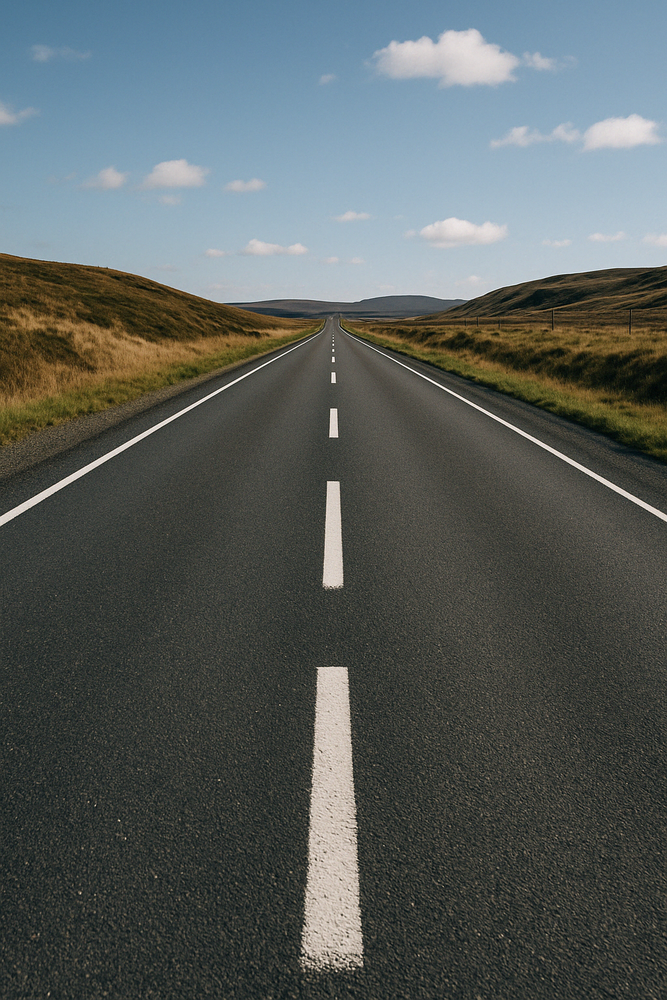
#> input picture img1.png, 667 x 1000 px, shrunk from 1024 x 1536 before the run, given in place of video1.mp4, which was not available
$ python line_detection2.py
#> lines starting #> are read from the running program, lines starting #| are printed output that depends on the picture; after the words box and inside, x2 and y2 are one past the last pixel; in counts of white or black regions, pixels touching at a corner belong together; pictures that were not available may be replaced by others from this repository, and a replacement may not be noted
import cv2
import numpy as np

video = cv2.VideoCapture("video1.mp4")

while True:
    ret, orig_frame = video.read()
#> orig_frame is the input picture: shape (1000, 667, 3); mean B, G, R 93.1, 94.6, 88.1

    if not ret:
        video = cv2.VideoCapture("video1.mp4")
        continue

    frame = cv2.GaussianBlur(orig_frame, (5,5), 0)
    hsv = cv2.cvtColor(frame, cv2.COLOR_BGR2HSV)
#> hsv: shape (1000, 667, 3); mean H, S, V 58.1, 48.8, 101.9

    lower_white = np.array([0, 0, 180])
    upper_white = np.array([180, 60, 255])
    mask = cv2.inRange(hsv, lower_white, upper_white)
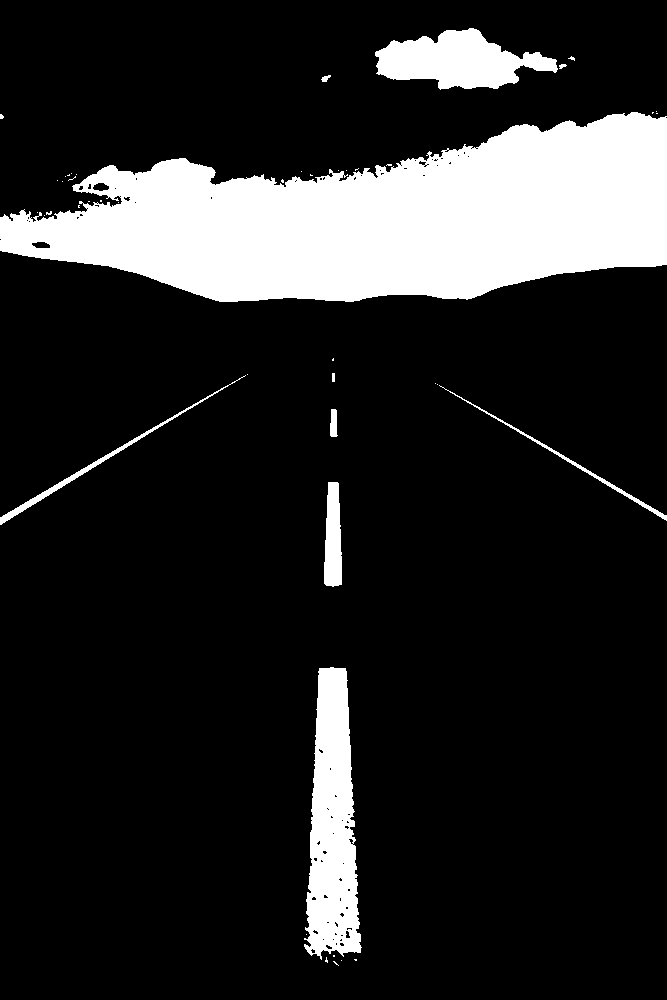
#> mask: shape (1000, 667); 15.4% white; 46 white regions (36 under 20 px), largest, box (x1, y1, x2, y2) and area: (0, 112, 667, 302) 80463, (304, 667, 362, 960) 11508, (375, 28, 558, 90) 6682

    edges = cv2.Canny(mask, 75, 150)
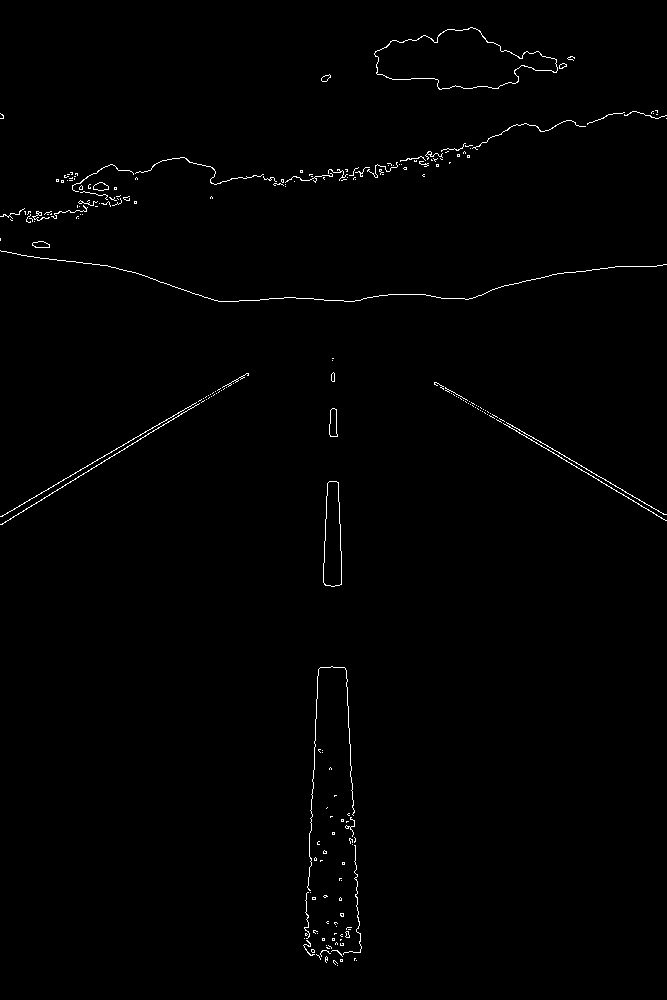
#> edges: shape (1000, 667); 0.77% white in thin lines or dots

    height, width = mask.shape
#> height = 1000; width = 667
    roi = np.array([[
        (0, height),
        (0, int(height * 0.6)),
        (width, int(height * 0.6)),
        (width, height)
    ]], dtype=np.int32)

    roi_mask = np.zeros_like(mask)
    cv2.fillPoly(roi_mask, roi, 255)
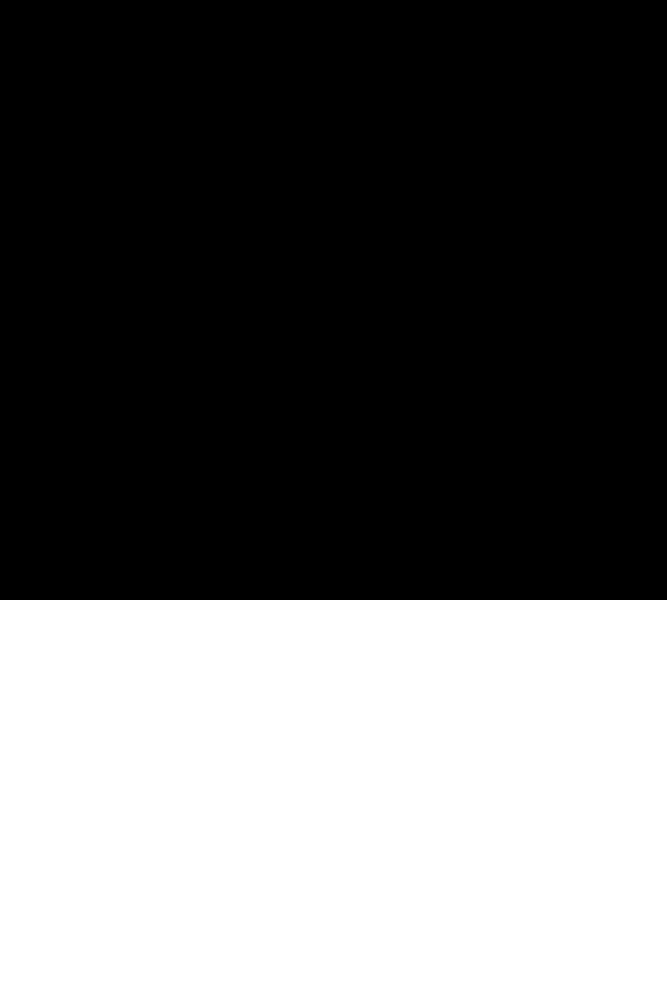
#> roi_mask: shape (1000, 667); 40% white; 1 white region, box (x1, y1, x2, y2) and area: (0, 600, 667, 1000) 266800
    roi_edges = cv2.bitwise_and(edges, roi_mask)
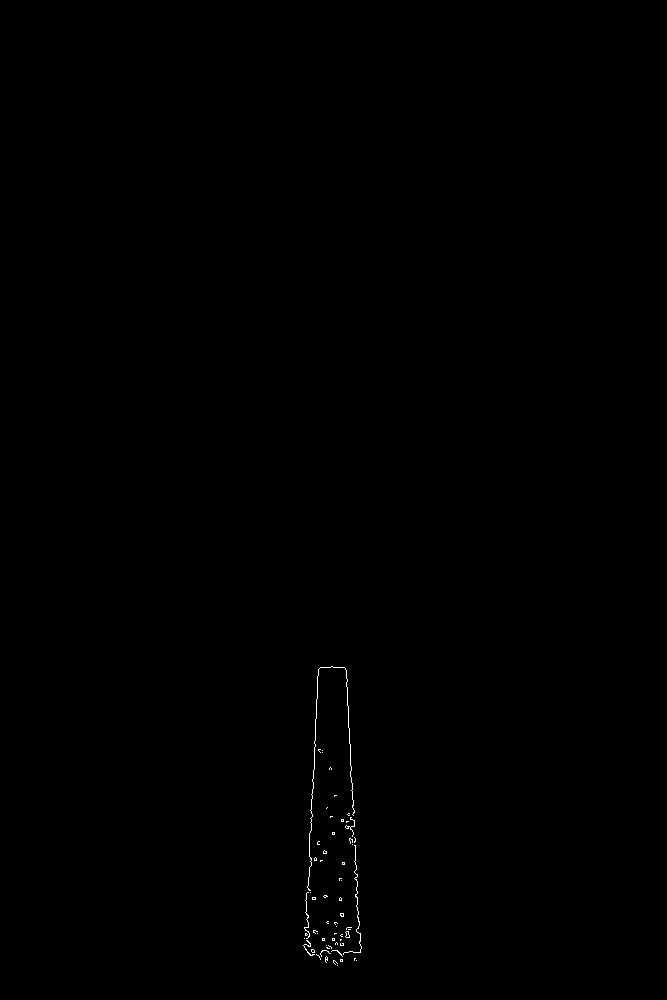
#> roi_edges: shape (1000, 667); 0.15% white in thin lines or dots, all inside (x1, y1, x2, y2) = (303, 666, 362, 966)

    lines = cv2.HoughLinesP(roi_edges, 1, np.pi / 180, threshold=50, minLineLength=30, maxLineGap=30)
#> lines = [[345, 668, 360, 952], [304, 947, 319, 668], [305, 948, 309, 867], [314, 743, 317, 676]]
    if lines is not None:
        for line in lines:
            x1, y1, x2, y2 = line[0]

            angle = np.degrees(np.arctan2(y2 - y1, x2 - x1))
            if 20 < abs(angle) < 160:
                cv2.line(frame, (x1, y1), (x2, y2), (0, 255, 0), 4)
#> this loop made 4 passes
#> (x1, y1, x2, y2, angle) on passes 1 to 4: (345, 668, 360, 952, 86.98), (304, 947, 319, 668, -86.92), (305, 948, 309, 867, -87.17), (314, 743, 317, 676, -87.44)
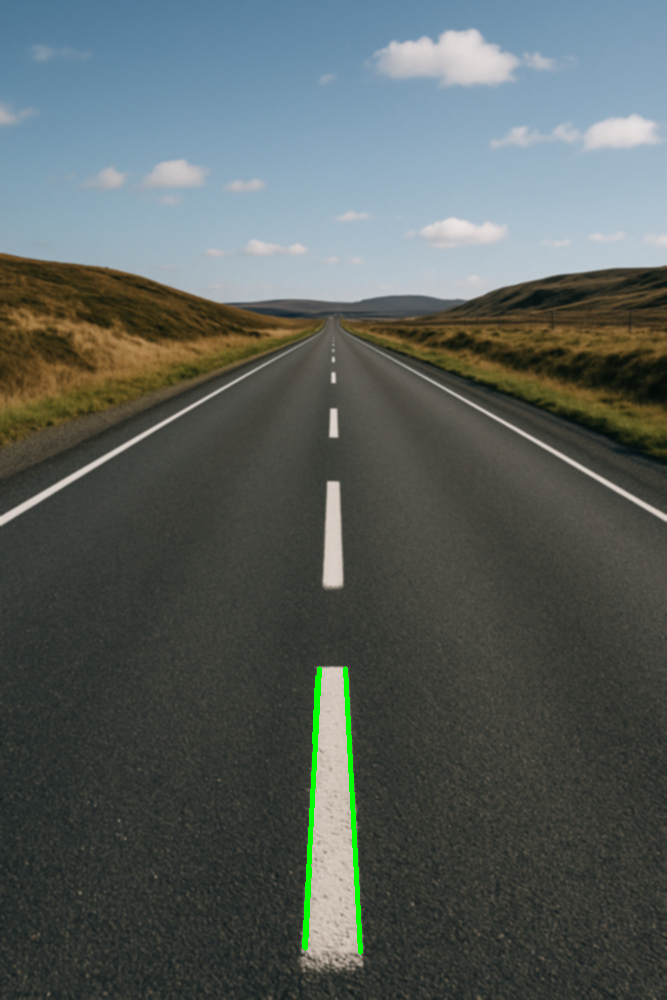
#> frame: shape (1000, 667, 3); mean B, G, R 92.4, 95, 87.4

    cv2.imshow("frame", frame)
    cv2.imshow("edges", roi_edges)

    key = cv2.waitKey(25)
#> (key Esc is pressed here)
    if key == 27:
        break

video.release()
cv2.destroyAllWindows()

$ run again, on img2.png
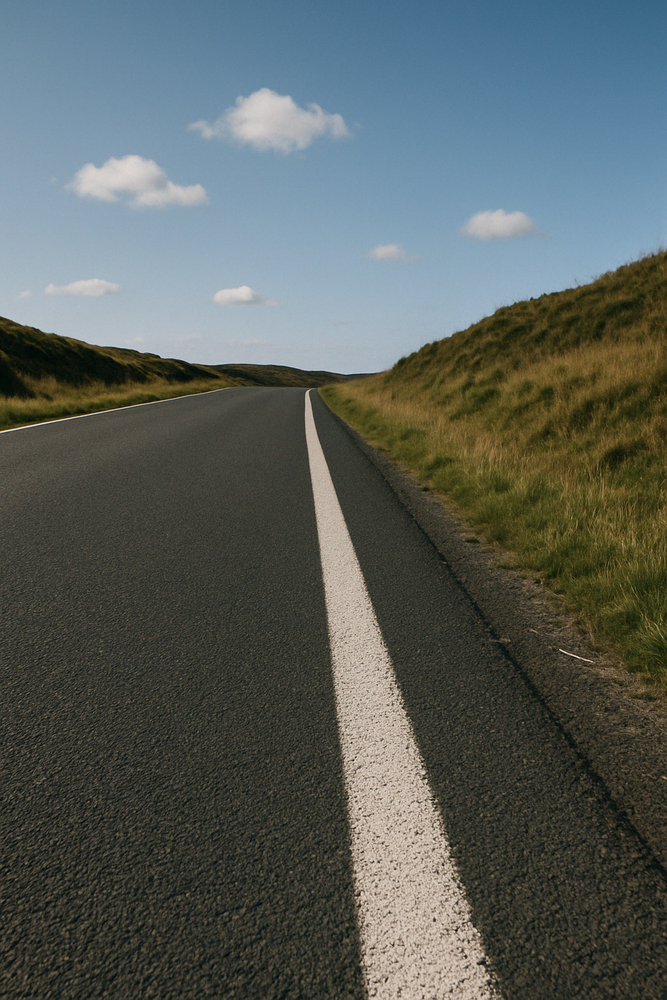
#> input picture img2.png, 667 x 1000 px, shrunk from 1024 x 1536 before the run, given in place of video1.mp4, which was not available
#> orig_frame is the input picture: shape (1000, 667, 3); mean B, G, R 92, 95.5, 88.4
#> hsv: shape (1000, 667, 3); mean H, S, V 53.2, 72.4, 105.3
#> `mask = cv2.inRange(hsv, lower_white, upper_white)`:
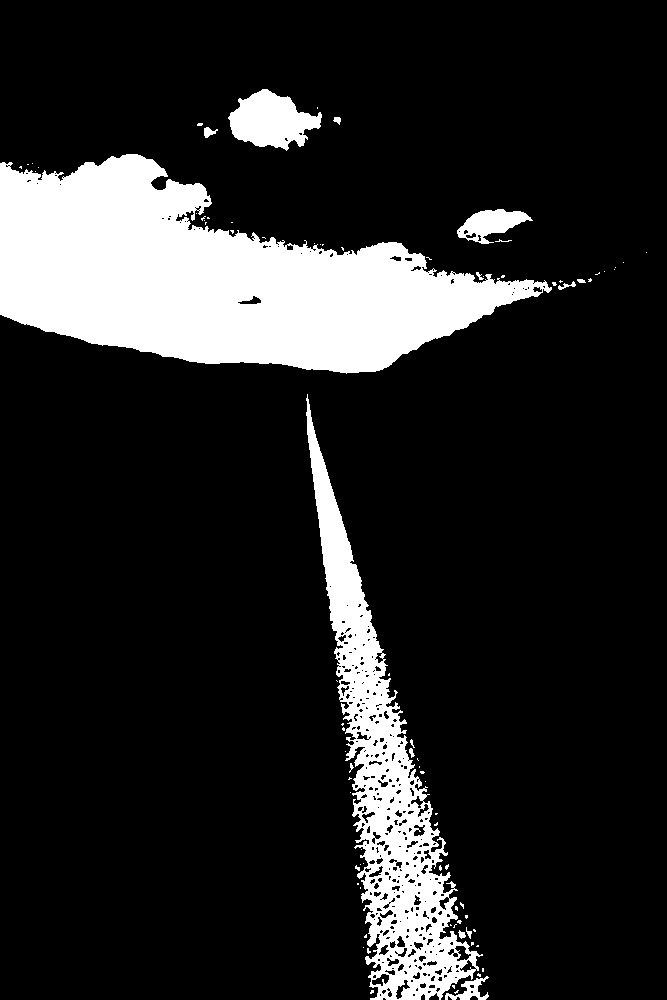
#> mask: shape (1000, 667); 14.9% white; 86 white regions (71 under 20 px), largest, box (x1, y1, x2, y2) and area: (0, 154, 552, 374) 66438, (306, 394, 483, 1000) 26681, (228, 89, 322, 151) 3566
#> edges: shape (1000, 667); 1.3% white in thin lines or dots, all inside (x1, y1, x2, y2) = (0, 88, 648, 1000)
#> roi_mask: shape (1000, 667); 40% white; 1 white region, box (x1, y1, x2, y2) and area: (0, 600, 667, 1000) 266800
#> roi_edges: shape (1000, 667); 0.83% white in thin lines or dots, all inside (x1, y1, x2, y2) = (328, 600, 489, 1000)
#> lines = 51 rows, first 6: [328, 607, 376, 996], [329, 600, 399, 998], [364, 600, 486, 999], [368, 625, 466, 990], [339, 637, 383, 998], [373, 636, 483, 996]
#> the loop `for line in lines:` made 51 passes
#> (x1, y1, x2, y2, angle) on passes 1 to 8: (328, 607, 376, 996, 82.97), (329, 600, 399, 998, 80.02), (364, 600, 486, 999, 73), (368, 625, 466, 990, 74.97), (339, 637, 383, 998, 83.05), (373, 636, 483, 996, 73.01), (365, 600, 487, 998, 72.96), (335, 630, 379, 994, 83.11)
#> after the loop `for line in lines:`:
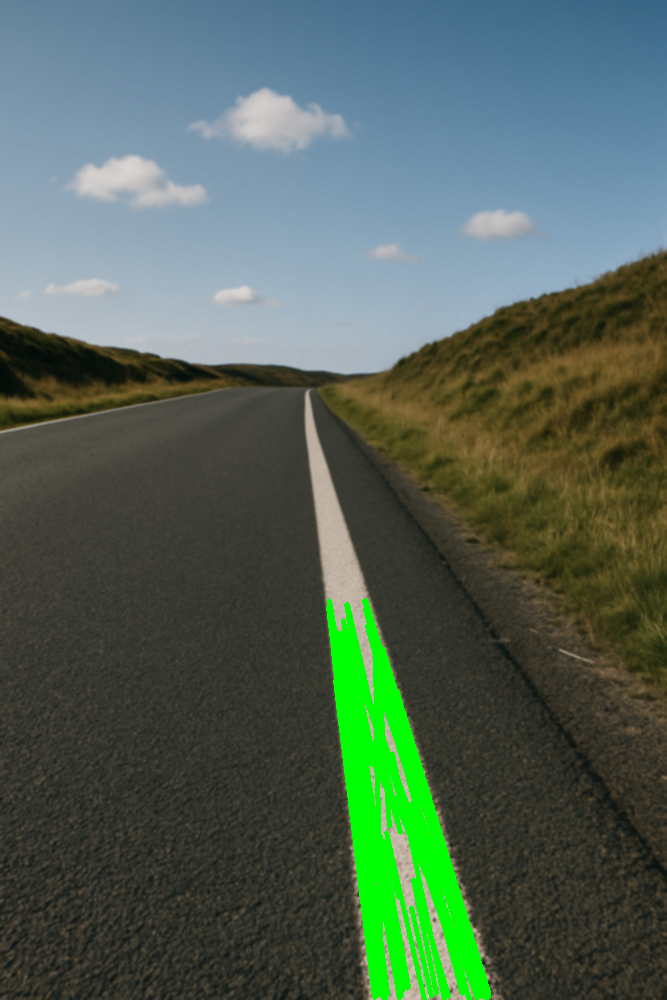
#> frame: shape (1000, 667, 3); mean B, G, R 85.9, 99.2, 81
